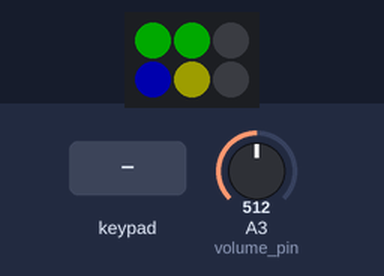
Bench run of a sketch on a simulated SparkFun Pro Micro, built with avr-gcc and run on an emulated ATmega32U4. On the bench: 3×2 RGB LED matrix (first LED top left, wired row by row). Inputs (shaded band) come from the test bench; at power-on: A3 (volume_pin) = 512. Dim RGB values are drawn brighter than linear; USB keyboard and mouse output is not drawn.

Above: at 2.4 s.
2.5 s: key '6' pressed
At 3.8 s:
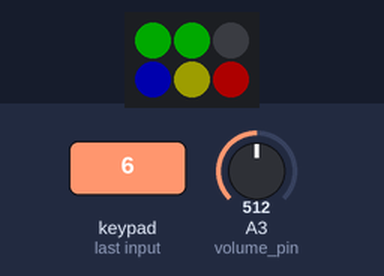
Timing chart, 0 to 5.5 s (numbered marks = the images above; inputs shaded):
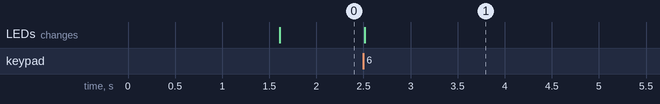

Measured:
- after the input at 2.5 s, the LEDs: change at once (image 1)

The sketch:

Media_Deck_matrix_PCB_v2_mute_on_start.ino
```cpp
// Media Deck - Katrien van Riet - July 2021 - version 3
// Volume code adapted from: https://create.arduino.cc/projecthub/Arnov_Sharma_makes/hid-volume-knob-with-pro-micro-db0bf8

#include <HID-Project.h>
#include <HID-Settings.h>
#include <Keypad.h>
#include <FastLED.h>

#define LED_PIN     2
#define NUM_LEDS    6
#define BRIGHTNESS  50
#define LED_TYPE    WS2812B
#define COLOR_ORDER GRB
CRGB leds[NUM_LEDS];

#define UPDATES_PER_SECOND 100

// PINS
const byte ROWS = 2;
const byte COLS = 3;
char keys[ROWS][COLS] = {
  {'1', '2', '3'},
  {'4', '5', '6'},
};
byte rowPins[ROWS]              = {4, 5};
byte colPins[COLS]              = {6, 7, 8};
const int volume_pin            = A3;
const int ledPin                = 2;
Keypad keypad = Keypad( makeKeymap(keys), rowPins, colPins, ROWS, COLS );

//VARIABLES
bool isMicOn                    = true;
int volumeVal                   = 0;
int prevVolumeVal               = 0;
int volumeVal2                  = 0;
const long debounce_delay       = 5;

void setup() {
  pinMode(ledPin, OUTPUT);
  pinMode(LED_BUILTIN_TX, INPUT);           // Disables TX LED so it doesn't light up when a button is pushed.
  pinMode(LED_BUILTIN_RX, INPUT);           // Disables TX LED so it doesn't light up when a button is pushed.
  FastLED.addLeds<LED_TYPE, LED_PIN, COLOR_ORDER>(leds, NUM_LEDS).setCorrection( TypicalLEDStrip );
  FastLED.setBrightness(  BRIGHTNESS );
  for (int i = 0; i < NUM_LEDS; i++) {
    leds[i] = CRGB(0, 0, 0);
  }
  Consumer.begin();                         // Initialize computer connection
  delay(1000);                              // Wait for computer to connect
  for (int a = 0; a < 52; a++) {
    Consumer.write(MEDIA_VOLUME_DOWN);      // Set the volume to 0
    delay(2);
  }
  Keyboard.begin();
  //  Serial.begin(115200);
}

void loop() {
  checkButtons();
  checkVolume();
  checkLEDs();
}
```

LEDs.ino
```cpp
void checkLEDs() {
  if (!isMicOn) {
    leds[5] = CRGB(255, 0,  0);
  }
  else if (isMicOn) {
    leds[5] = CRGB(0, 0,  0);
  }
  // LEDs 1 to 3 (top row)
  leds[0] = CRGB(0, 225,  0);
  leds[1] = CRGB(0, 225,  0);
  leds[2] = CRGB(0, 0,  0);

  // LEDs 4 to 6 (bottom row)
  leds[3] = CRGB(0, 0,  255);
  leds[4] = CRGB(150, 150,  0);
//  leds[5] = CRGB(0, 0,  0);
  FastLED.show();
}
```

buttons.ino
```cpp
void checkButtons() {
  char key = keypad.getKey();
  switch (key) {
    case '1':
      Consumer.write(MEDIA_PREVIOUS);
      break;
    case '2':
      Consumer.write(MEDIA_NEXT);
      break;
    case '4':
      Consumer.write(MEDIA_VOLUME_MUTE);
      break;
    case '5':
      Consumer.write(MEDIA_PLAY_PAUSE);
      break;
    case '6':
      Keyboard.press(KEY_RIGHT_CTRL); // Custom key combination for mic muting in combination with app MicMute
      Keyboard.press(KEY_RIGHT_ALT);
      Keyboard.releaseAll();
      isMicOn = ! isMicOn;
      break;
  }
}
```

volume.ino
```cpp
void checkVolume() {
  volumeVal = analogRead(volume_pin);           // Read potentiometer value
  volumeVal = map(volumeVal, 0, 1023, 101, 0);  // Map it to 102 steps
  if (abs(volumeVal - prevVolumeVal) > 1) {     // Check if potentiometer value has changed
    prevVolumeVal = volumeVal;
    volumeVal /= 2;                             // Divide it by 2 to get 51 steps
    while (volumeVal2 < volumeVal) {
      Consumer.write(MEDIA_VOLUME_UP);          // Turn volume up to appropiate level
      volumeVal2++;
      delay(2);
    }
    while (volumeVal2 > volumeVal) {
      Consumer.write(MEDIA_VOLUME_DOWN);        // Turn volume down to appropiate level
      volumeVal2--;
      delay(2);
    }
    delay(301);
  }
}
```
